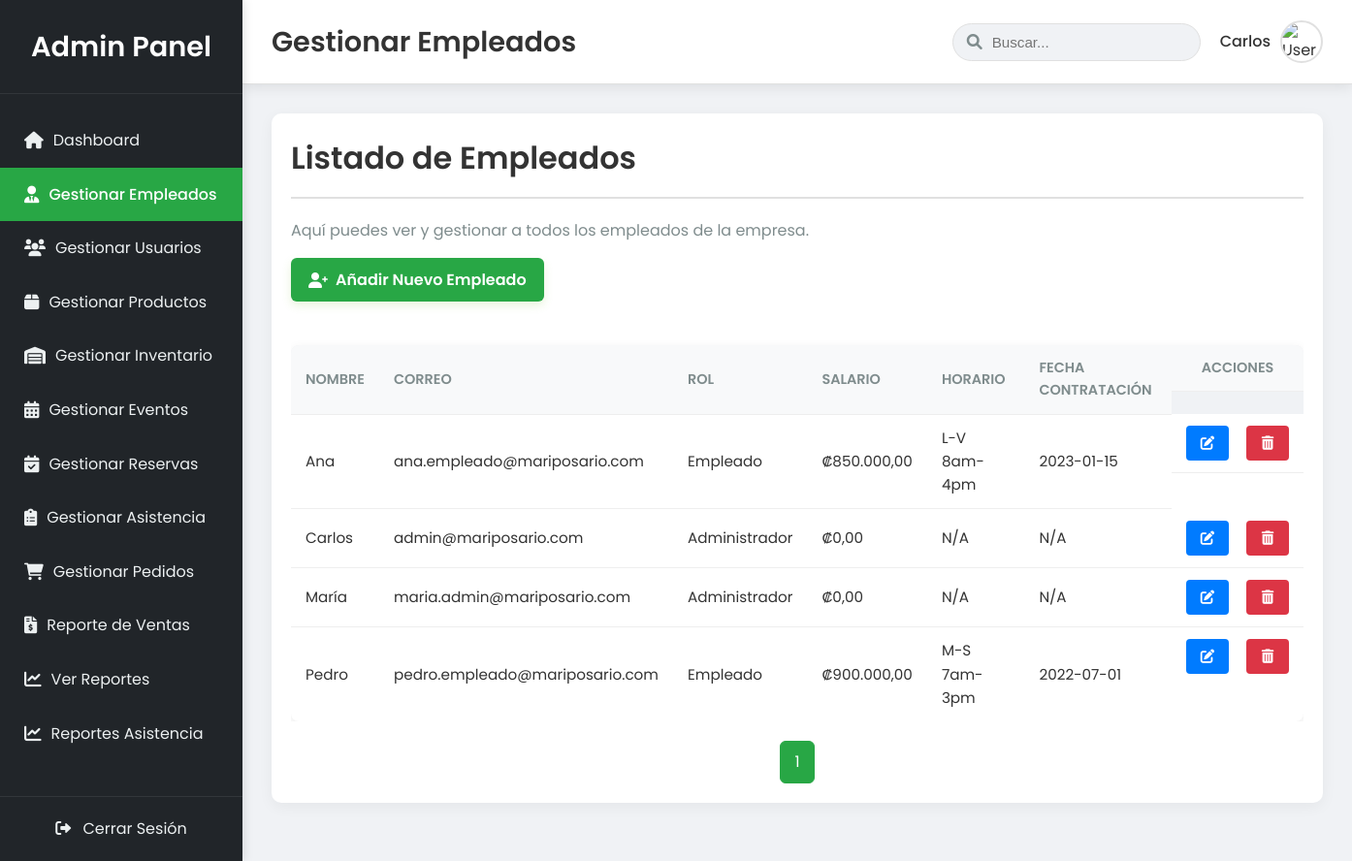
Screenshot of /Proyecto-Mariposario/admin/gestion_empleados.php (signed in) with the database file from the repository.
### tables this page shows
CREATE TABLE Usuario (
    ID_Usuario INT PRIMARY KEY AUTO_INCREMENT,
    ID_Rol INT NOT NULL,
    Nombre VARCHAR(100) NOT NULL,
    Apellido VARCHAR(100),
    Correo VARCHAR(255) UNIQUE NOT NULL,
    Contrasena VARCHAR(255) NOT NULL,
    Telefono VARCHAR(20),
    Direccion TEXT,
    Foto_Perfil VARCHAR(255) DEFAULT 'img/default-user.png',
    Fecha_Registro DATETIME DEFAULT CURRENT_TIMESTAMP,
    Estado ENUM('activo','inactivo') DEFAULT 'activo',
    FOREIGN KEY (ID_Rol) REFERENCES Rol(ID_Rol)
);

CREATE TABLE Rol (
    ID_Rol INT PRIMARY KEY,
    Nombre VARCHAR(100) NOT NULL,
    Tipo_Notificacion VARCHAR(100),
    Descripcion VARCHAR(300)
);

CREATE TABLE Empleado (
    ID_Empleado INT PRIMARY KEY AUTO_INCREMENT,
    ID_Usuario INT UNIQUE NOT NULL,
    Nombre VARCHAR(100),
    Correo VARCHAR(100),
    Salario DECIMAL(10,2),
    Rol VARCHAR(50),
    Horario VARCHAR(255) DEFAULT 'No especificado',
    Fecha_Contratacion DATE,
    FOREIGN KEY (ID_Usuario) REFERENCES Usuario(ID_Usuario)
);

### Proyecto-Mariposario/admin/gestion_empleados.php (the view, shortened to what this page needs)
<?php
include '../DB.php';
$page_title = 'Gestionar Empleados';
$registrosPorPagina = 10;
$paginaActual = isset($_GET['page']) ? max(1, intval($_GET['page'])) : 1;
$offset = ($paginaActual - 1) * $registrosPorPagina;
$sqlCount = "SELECT COUNT(*) AS total
             FROM Usuario u
             JOIN Rol r ON u.ID_Rol = r.ID_Rol
             WHERE r.Nombre != 'Cliente'";
$totalRegistros = $conn->query($sqlCount)->fetch_assoc()['total'];
$totalPaginas = ceil($totalRegistros / $registrosPorPagina);
$empleados = [];
try {
    if (isset($conn) && $conn instanceof mysqli) {
        $sql = "SELECT
                    u.ID_Usuario,
                    u.Nombre,
                    u.Correo,
                    r.Nombre AS Rol_Nombre,
                    e.Salario,
                    e.Horario,
                    e.Fecha_Contratacion
                FROM Usuario u
                JOIN Rol r ON u.ID_Rol = r.ID_Rol
                LEFT JOIN Empleado e ON u.ID_Usuario = e.ID_Usuario
                WHERE r.Nombre != 'Cliente'
                ORDER BY u.Nombre ASC
                LIMIT ? OFFSET ?";
        $stmt = $conn->prepare($sql);
        $stmt->bind_param("ii", $registrosPorPagina, $offset);
        $stmt->execute();
        $result = $stmt->get_result();
        if ($result) {
            while ($row = $result->fetch_assoc()) {
                $empleados[] = $row;
            }
        } else {
            throw new Exception("Error al ejecutar la consulta de empleados: " . $conn->error);
        }
    } else {
        throw new Exception("Error: La conexión a la base de datos no está disponible o no es MySQLi.");
    }
} catch (Exception | mysqli_sql_exception $e) {
    error_log("Error al cargar empleados: " . $e->getMessage());
    $message = "Error al cargar los empleados: " . htmlspecialchars($e->getMessage());
    $message_type = "danger";
}
?>
<!DOCTYPE html>
<html lang="es">
<head>
    <link rel="stylesheet" href="https://cdnjs.cloudflare.com/ajax/libs/font-awesome/6.0.0-beta3/css/all.min.css">
    <link rel="stylesheet" href="../css/admin.css">
</head>
<body>
<div class="admin-dashboard-layout">
    <aside class="sidebar">
        <div class="sidebar-header">
            <h3>Admin Panel</h3>
        </div>
            <nav class="sidebar-nav">
                <div class="menu-scroll">
                    <ul>
                        <li><a href="dashboard.php" class="<?php echo (basename($_SERVER['PHP_SELF']) == 'dashboard.php') ? 'active' : ''; ?>"><i class="fas fa-home"></i> Dashboard</a></li>
                        <li><a href="gestion_empleados.php" class="<?php echo (in_array(basename($_SERVER['PHP_SELF']), ['gestion_empleados.php', 'add_empleado.php', 'edit_empleado.php'])) ? 'active' : ''; ?>"><i class="fas fa-user-tie"></i> Gestionar Empleados</a></li>
                        <li><a href="users.php" class="<?php echo (basename($_SERVER['PHP_SELF']) == 'users.php') ? 'active' : ''; ?>"><i class="fas fa-users"></i> Gestionar Usuarios</a></li>
                        <li><a href="products.php" class="<?php echo (basename($_SERVER['PHP_SELF']) == 'products.php') ? 'active' : ''; ?>"><i class="fas fa-box"></i> Gestionar Productos</a></li>
                        <li><a href="inventarioAdmin.php" class="<?php echo (in_array(basename($_SERVER['PHP_SELF']), ['inventarioAdmin.php', 'add_inventario.php', 'edit_inventario.php'])) ? 'active' : ''; ?>"><i class="fas fa-warehouse"></i> Gestionar Inventario</a></li>
                        <li><a href="eventoAdmin.php" class="<?php echo (basename($_SERVER['PHP_SELF']) == 'eventoAdmin.php') ? 'active' : ''; ?>"><i class="fas fa-calendar-alt"></i> Gestionar Eventos</a></li>
                        <li><a href="ReservaAdmin.php" class="<?php echo (basename($_SERVER['PHP_SELF']) == 'ReservaAdmin.php') ? 'active' : ''; ?>"><i class="fas fa-calendar-check"></i> Gestionar Reservas</a></li>
                        <li><a href="InsEventoAdmin.php" class="<?php echo (basename($_SERVER['PHP_SELF']) == 'InsEventoAdmin.php') ? 'active' : ''; ?>"><i class="fas fa-clipboard-list"></i> Gestionar Asistencia</a></li>
                        <li><a href="pedidos.php" class="<?php echo (in_array(basename($_SERVER['PHP_SELF']), ['pedidos.php', 'edit_pedido.php'])) ? 'active' : ''; ?>"><i class="fas fa-shopping-cart"></i> Gestionar Pedidos</a></li>
                        <li><a href="reporte_ventas.php" class="<?php echo (basename($_SERVER['PHP_SELF']) == 'reporte_ventas.php') ? 'active' : ''; ?>"><i class="fas fa-file-invoice-dollar"></i> Reporte de Ventas</a></li>
                        <li><a href="reports.php" class="<?php echo (basename($_SERVER['PHP_SELF']) == 'reports.php') ? 'active' : ''; ?>"><i class="fas fa-chart-line"></i> Ver Reportes</a></li>
                        <li><a href="reportAsis.php" class="<?php echo (basename($_SERVER['PHP_SELF']) == 'reports.php') ? 'active' : ''; ?>"><i class="fas fa-chart-line"></i> Reportes Asistencia</a></li>
                    </ul>
                </div>
            </nav>
        <div class="sidebar-footer">
            <a href="../logout.php"><i class="fas fa-sign-out-alt"></i> Cerrar Sesión</a>
        </div>
    </aside>
    <div class="main-panel">
        <header class="main-panel-header">
            <div class="header-left">
                <h2><?php echo $page_title; ?></h2>
            </div>
            <div class="header-right">
                <div class="search-bar">
                    <input type="text" placeholder="Buscar...">
                    <i class="fas fa-search"></i>
                </div>
                <div class="user-profile">
                    <span><?php echo htmlspecialchars($_SESSION['user_name'] ?? 'Admin'); ?></span>
                    <img src="../images/user-avatar.png" alt="User Avatar">
                </div>
            </div>
        </header>
        <main class="content-area">
            <div class="admin-content">
                <h2>Listado de Empleados</h2>
                <p>Aquí puedes ver y gestionar a todos los empleados de la empresa.</p>
                <div class="actions-bar">
                    <a href="add_empleado.php" class="btn-add-product"><i class="fas fa-user-plus"></i> Añadir Nuevo Empleado</a>
                </div>
                <?php if (!empty($empleados)): ?>
                    <div class="table-container">
                        <table class="data-table">
                            <thead>
                                <tr>
                                    <th>Nombre</th>
                                    <th>Correo</th>
                                    <th>Rol</th>
                                    <th>Salario</th>
                                    <th>Horario</th>
                                    <th>Fecha Contratación</th>
                                    <th class="actions">Acciones</th>
                                </tr>
                            </thead>
                            <tbody>
                                <?php foreach ($empleados as $empleado): ?>
                                    <tr>
                                        <td data-label="Nombre"><?php echo htmlspecialchars($empleado['Nombre']); ?></td>
                                        <td data-label="Correo"><?php echo htmlspecialchars($empleado['Correo']); ?></td>
                                        <td data-label="Rol"><?php echo htmlspecialchars($empleado['Rol_Nombre']); ?></td>
                                        <td data-label="Salario">₡<?php echo number_format($empleado['Salario'] ?? 0, 2, ',', '.'); ?></td>
                                        <td data-label="Horario"><?php echo htmlspecialchars($empleado['Horario'] ?? 'N/A'); ?></td>
                                        <td data-label="Fecha Contratación"><?php echo htmlspecialchars($empleado['Fecha_Contratacion'] ?? 'N/A'); ?></td>
                                        <td class="actions" data-label="Acciones">
                                            <a href="edit_empleado.php?id=<?php echo htmlspecialchars($empleado['ID_Usuario']); ?>" class="btn-action-edit" title="Editar">
                                                <i class="fas fa-edit"></i>
                                            </a>
                                            <a href="gestion_empleados.php?action=delete&id=<?php echo htmlspecialchars($empleado['ID_Usuario']); ?>" class="btn-action-delete" title="Eliminar" onclick="return confirm('¿Estás seguro de eliminar este empleado? Esta acción no se puede deshacer.');">
                                                <i class="fas fa-trash-alt"></i>
                                            </a>
                                        </td>
                                    </tr>
                                <?php endforeach; ?>
                            </tbody>
                        </table>
                    </div>
                    <div class="pagination">
                        <?php for ($i = 1; $i <= $totalPaginas; $i++): ?>
                            <a href="?page=<?php echo $i; ?>" class="<?php echo ($i == $paginaActual) ? 'active' : ''; ?>"><?php echo $i; ?></a>
                        <?php endfor; ?>
                    </div>
                <?php else: ?>
                    <p>No hay empleados registrados en el sistema.</p>
                <?php endif; ?>
            </div>
        </main>
    </div>
</div>
</body>
</html>

### Proyecto-Mariposario/admin/gestion_empleados.php (style rules this page uses)
.admin-content { padding: 20px; background: #fff; border-radius: 10px; box-shadow: 0 4px 15px rgba(0,0,0,0.05); }
.actions-bar { display: flex; justify-content: flex-start; margin-bottom: 20px; }
.btn-add-product { display: inline-flex; align-items: center; gap: 8px; background: #28a745; color: #fff; font-weight: 600; padding: 10px 18px; border-radius: 6px; text-decoration: none; transition: background 0.3s ease; }
.table-container { overflow-x: auto; }
.data-table { width: 100%; border-collapse: collapse; font-size: 0.95rem; }
.data-table th, .data-table td { padding: 12px 15px; text-align: left; border-bottom: 1px solid #eee; }
.data-table th { background: #f8f9fa; font-weight: 600; text-transform: uppercase; }
.actions { display: flex; gap: 8px; justify-content: center; }
.btn-action-edit, .btn-action-delete { display: inline-flex; align-items: center; justify-content: center; width: 20px; height: 20px; border-radius: 4px; color: #fff; font-size: 0.9rem; transition: background 0.3s ease; }
.btn-action-edit { background: #007bff; }
.btn-action-delete { background: #dc3545; }
.pagination { display: flex; justify-content: center; margin-top: 20px; gap: 8px; }
.pagination a { padding: 8px 14px; border: 1px solid #ccc; border-radius: 6px; color: #333; text-decoration: none; transition: background-color 0.2s ease; }
.pagination a.active { background: #28a745; color: #fff; border-color: #28a745; }

### rows the page displays
usuario: Nombre "Ana", Correo "ana.empleado@mariposario.com", ID_Rol.Nombre "Empleado", empleado.Salario "850.000,00", empleado.Horario "L-V 8am-4pm", empleado.Fecha_Contratacion "2023-01-15"
usuario: Nombre "Carlos", Correo "admin@mariposario.com", ID_Rol.Nombre "Administrador", Salario "0,00", Horario "N/A", Fecha_Contratacion "N/A"
usuario: Nombre "María", Correo "maria.admin@mariposario.com", ID_Rol.Nombre "Administrador", Salario "0,00", Horario "N/A", Fecha_Contratacion "N/A"
usuario: Nombre "Pedro", Correo "pedro.empleado@mariposario.com", ID_Rol.Nombre "Empleado", empleado.Salario "900.000,00", empleado.Horario "M-S 7am-3pm", empleado.Fecha_Contratacion "2022-07-01"

### other values shown
$page_title "Gestionar Empleados"
$_SESSION['user_name'] "Carlos"
